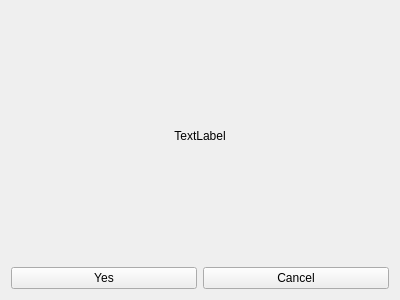
<?xml version="1.0" encoding="UTF-8"?>
<ui version="4.0">
 <class>pop_up_delete</class>
 <widget class="QWidget" name="pop_up_delete">
  <property name="geometry">
   <rect>
    <x>0</x>
    <y>0</y>
    <width>400</width>
    <height>300</height>
   </rect>
  </property>
  <property name="windowTitle">
   <string>Form</string>
  </property>
  <layout class="QHBoxLayout" name="horizontalLayout_2">
   <item>
    <layout class="QVBoxLayout" name="verticalLayout">
     <item>
      <widget class="QLabel" name="lblDelete">
       <property name="text">
        <string>TextLabel</string>
       </property>
       <property name="alignment">
        <set>Qt::AlignCenter</set>
       </property>
      </widget>
     </item>
     <item>
      <layout class="QHBoxLayout" name="horizontalLayout">
       <item>
        <widget class="QPushButton" name="btnY">
         <property name="text">
          <string>Yes</string>
         </property>
        </widget>
       </item>
       <item>
        <widget class="QPushButton" name="btnN">
         <property name="text">
          <string>Cancel</string>
         </property>
        </widget>
       </item>
      </layout>
     </item>
    </layout>
   </item>
  </layout>
 </widget>
 <resources/>
 <connections/>
</ui>
